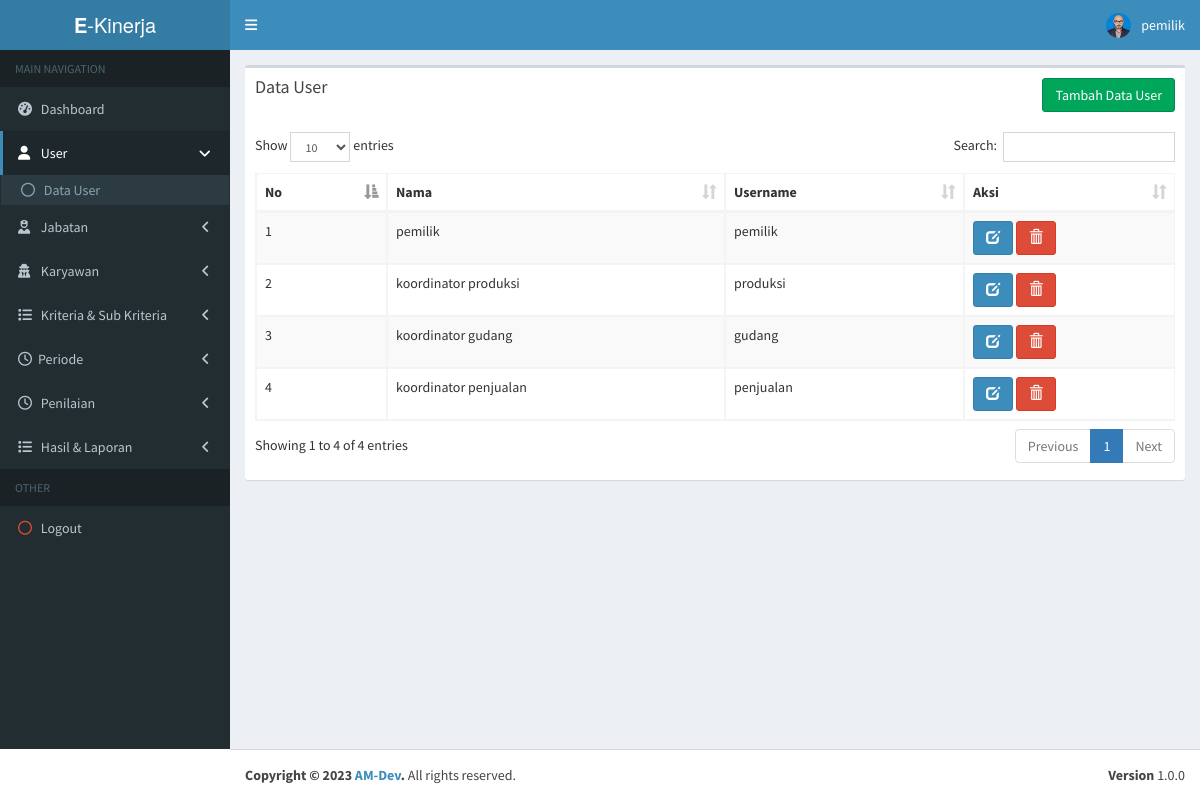
The app's page /index.php?p=user (signed in) with its own data.
### tables this page shows
CREATE TABLE `user` (
  `id_user` int NOT NULL,
  `nama` varchar(125) NOT NULL,
  `username` varchar(125) NOT NULL,
  `password` varchar(125) NOT NULL,
  `level` varchar(15) NOT NULL
);

### page/user/index.php (the view, shortened to what this page needs)
<div class="row">
  <div class="col-xs-12">
    <div class="box">
      <div class="box-header">
        <h3 class="box-title">Data User</h3><span class="pull-right"><a class="btn btn-success" href="?p=user&act=create">Tambah Data User</a></span>
      </div>
      <div class="box-body">
        <table id="example1" class="table table-bordered table-striped">
          <thead>
            <tr>
              <th>No</th>
              <th>Nama</th>
              <th>Username</th>
              <th>Aksi</th>
            </tr>
          </thead>
          <tbody>
            <?php
            $no = 0;
            $sql = "select * from user";
            $query = mysqli_query($con, $sql);
            while ($row = mysqli_fetch_assoc($query)):
              $no++;
            ?>
              <tr>
                <td><?= $no ?></td>
                <td><?= $row['nama'] ?></td>
                <td><?= $row['username'] ?></td>
                <td>
                  <a href="index.php?p=user&act=edit&id=<?= $row['id_user'] ?>" class="btn btn-primary" data-toggle="tooltip" data-placement="top" title="Edit"><i class="glyphicon glyphicon-edit"></i></a>
                  <a href="index.php?p=user&delete&id=<?= $row['id_user'] ?>" class="btn btn-danger" onclick="return confirm('Apakah data akan dihapus?')" data-toggle="tooltip" data-placement="top" title="Hapus"><i class="glyphicon glyphicon-trash"></i></a>
                </td>
              </tr>
            <?php endwhile; ?>
          </tbody>
        </table>
      </div>
    </div>
  </div>
</div>

### records on screen
user: nama "pemilik", username "pemilik"
user: nama "koordinator produksi", username "produksi"
user: nama "koordinator gudang", username "gudang"
user: nama "koordinator penjualan", username "penjualan"

### other values on screen
$_SESSION['name'] "pemilik"
